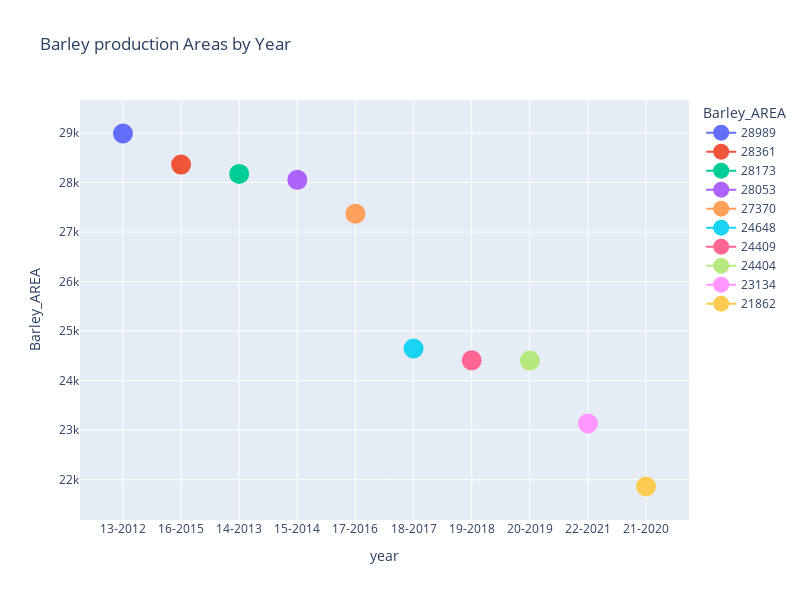

The cell this chart's notebook holds for it:
### Code cell
fig=px.line(barley_area, x='YEAR', y='Barley_AREA',title='Barley production Areas by Year',
          labels={'year':'YEAR','Barley Area':'Barley_AREA'},
           color='Barley_AREA',
            line_shape="linear",
            markers=True
          )
fig.update_layout(xaxis_title='year', yaxis_title='Barley_AREA')
fig.update_traces(marker=dict(size=20))
fig.update_layout(height=600, width=800)
fig.show()

### Figure 1 — Plotly figure (JSON) as saved in the notebook; plotly's stock layout.template omitted (floating-point values rounded to 4 significant figures)
{"data": [{"hovertemplate": "Barley_AREA=%{y}<br>YEAR=%{x}<extra></extra>", "legendgroup": "28989", "line": {"color": "#636efa", "dash": "solid", "shape": "linear"}, "marker": {"size": 20, "symbol": "circle"}, "mode": "lines+markers", "name": "28989", "orientation": "v", "showlegend": true, "type": "scatter", "x": ["13-2012"], "xaxis": "x", "y": [28989], "yaxis": "y"}, {"hovertemplate": "Barley_AREA=%{y}<br>YEAR=%{x}<extra></extra>", "legendgroup": "28361", "line": {"color": "#EF553B", "dash": "solid", "shape": "linear"}, "marker": {"size": 20, "symbol": "circle"}, "mode": "lines+markers", "name": "28361", "orientation": "v", "showlegend": true, "type": "scatter", "x": ["16-2015"], "xaxis": "x", "y": [28361], "yaxis": "y"}, {"hovertemplate": "Barley_AREA=%{y}<br>YEAR=%{x}<extra></extra>", "legendgroup": "28173", "line": {"color": "#00cc96", "dash": "solid", "shape": "linear"}, "marker": {"size": 20, "symbol": "circle"}, "mode": "lines+markers", "name": "28173", "orientation": "v", "showlegend": true, "type": "scatter", "x": ["14-2013"], "xaxis": "x", "y": [28173], "yaxis": "y"}, {"hovertemplate": "Barley_AREA=%{y}<br>YEAR=%{x}<extra></extra>", "legendgroup": "28053", "line": {"color": "#ab63fa", "dash": "solid", "shape": "linear"}, "marker": {"size": 20, "symbol": "circle"}, "mode": "lines+markers", "name": "28053", "orientation": "v", "showlegend": true, "type": "scatter", "x": ["15-2014"], "xaxis": "x", "y": [28053], "yaxis": "y"}, {"hovertemplate": "Barley_AREA=%{y}<br>YEAR=%{x}<extra></extra>", "legendgroup": "27370", "line": {"color": "#FFA15A", "dash": "solid", "shape": "linear"}, "marker": {"size": 20, "symbol": "circle"}, "mode": "lines+markers", "name": "27370", "orientation": "v", "showlegend": true, "type": "scatter", "x": ["17-2016"], "xaxis": "x", "y": [27370], "yaxis": "y"}, {"hovertemplate": "Barley_AREA=%{y}<br>YEAR=%{x}<extra></extra>", "legendgroup": "24648", "line": {"color": "#19d3f3", "dash": "solid", "shape": "linear"}, "marker": {"size": 20, "symbol": "circle"}, "mode": "lines+markers", "name": "24648", "orientation": "v", "showlegend": true, "type": "scatter", "x": ["18-2017"], "xaxis": "x", "y": [24648], "yaxis": "y"}, {"hovertemplate": "Barley_AREA=%{y}<br>YEAR=%{x}<extra></extra>", "legendgroup": "24409", "line": {"color": "#FF6692", "dash": "solid", "shape": "linear"}, "marker": {"size": 20, "symbol": "circle"}, "mode": "lines+markers", "name": "24409", "orientation": "v", "showlegend": true, "type": "scatter", "x": ["19-2018"], "xaxis": "x", "y": [24409], "yaxis": "y"}, {"hovertemplate": "Barley_AREA=%{y}<br>YEAR=%{x}<extra></extra>", "legendgroup": "24404", "line": {"color": "#B6E880", "dash": "solid", "shape": "linear"}, "marker": {"size": 20, "symbol": "circle"}, "mode": "lines+markers", "name": "24404", "orientation": "v", "showlegend": true, "type": "scatter", "x": ["20-2019"], "xaxis": "x", "y": [24404], "yaxis": "y"}, {"hovertemplate": "Barley_AREA=%{y}<br>YEAR=%{x}<extra></extra>", "legendgroup": "23134", "line": {"color": "#FF97FF", "dash": "solid", "shape": "linear"}, "marker": {"size": 20, "symbol": "circle"}, "mode": "lines+markers", "name": "23134", "orientation": "v", "showlegend": true, "type": "scatter", "x": ["22-2021"], "xaxis": "x", "y": [23134], "yaxis": "y"}, {"hovertemplate": "Barley_AREA=%{y}<br>YEAR=%{x}<extra></extra>", "legendgroup": "21862", "line": {"color": "#FECB52", "dash": "solid", "shape": "linear"}, "marker": {"size": 20, "symbol": "circle"}, "mode": "lines+markers", "name": "21862", "orientation": "v", "showlegend": true, "type": "scatter", "x": ["21-2020"], "xaxis": "x", "y": [21862], "yaxis": "y"}], "layout": {"height": 600, "legend": {"title": {"text": "Barley_AREA"}, "tracegroupgap": 0}, "title": {"text": "Barley production Areas by Year"}, "width": 800, "xaxis": {"anchor": "y", "domain": [0, 1], "title": {"text": "year"}}, "yaxis": {"anchor": "x", "categoryarray": [21862, 23134, 24404, 24409, 24648, 27370, 28053, 28173, 28361, 28989], "categoryorder": "array", "domain": [0, 1], "title": {"text": "Barley_AREA"}}}}
